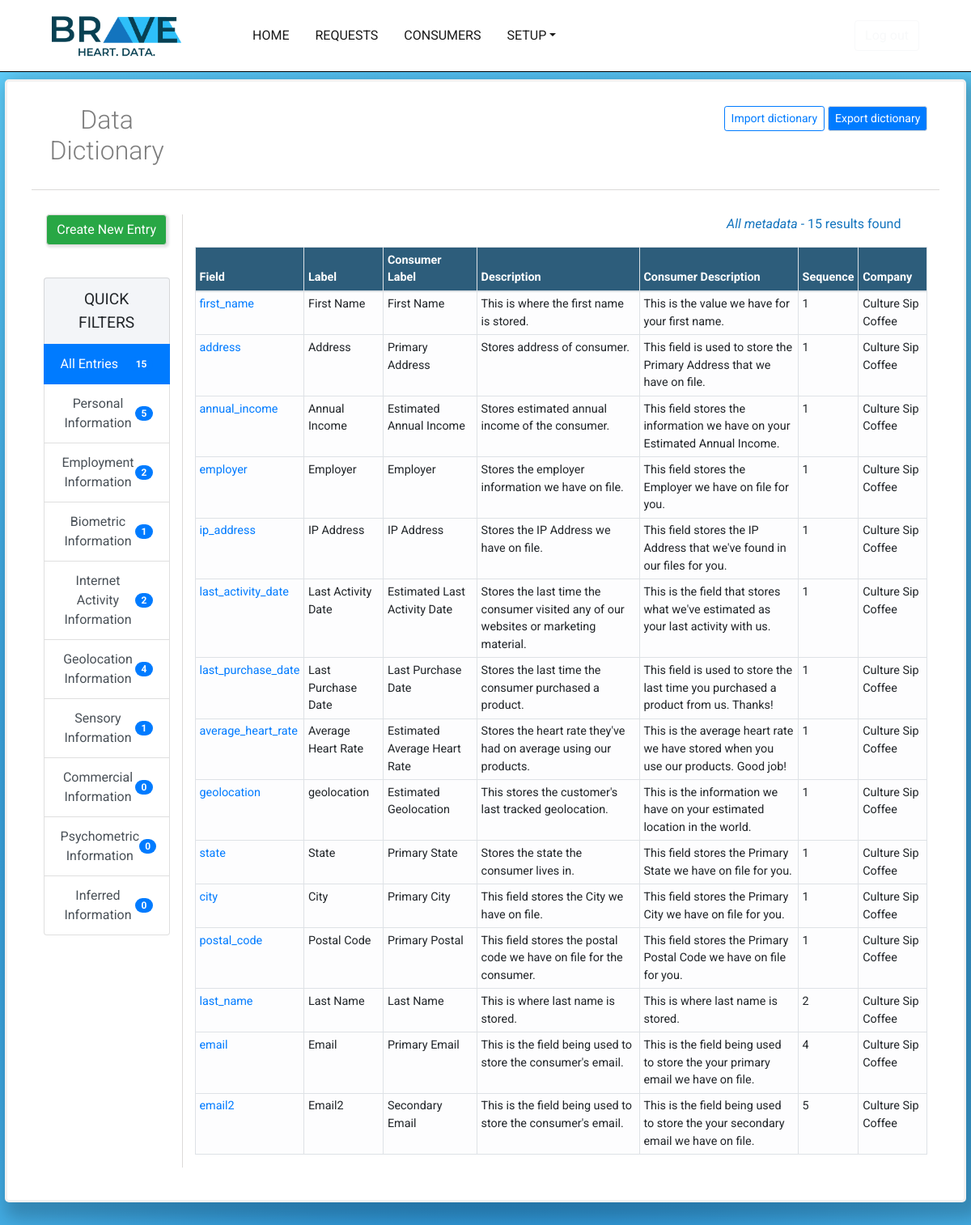
Page /metadata/data/ (signed in) on the earlier database version.
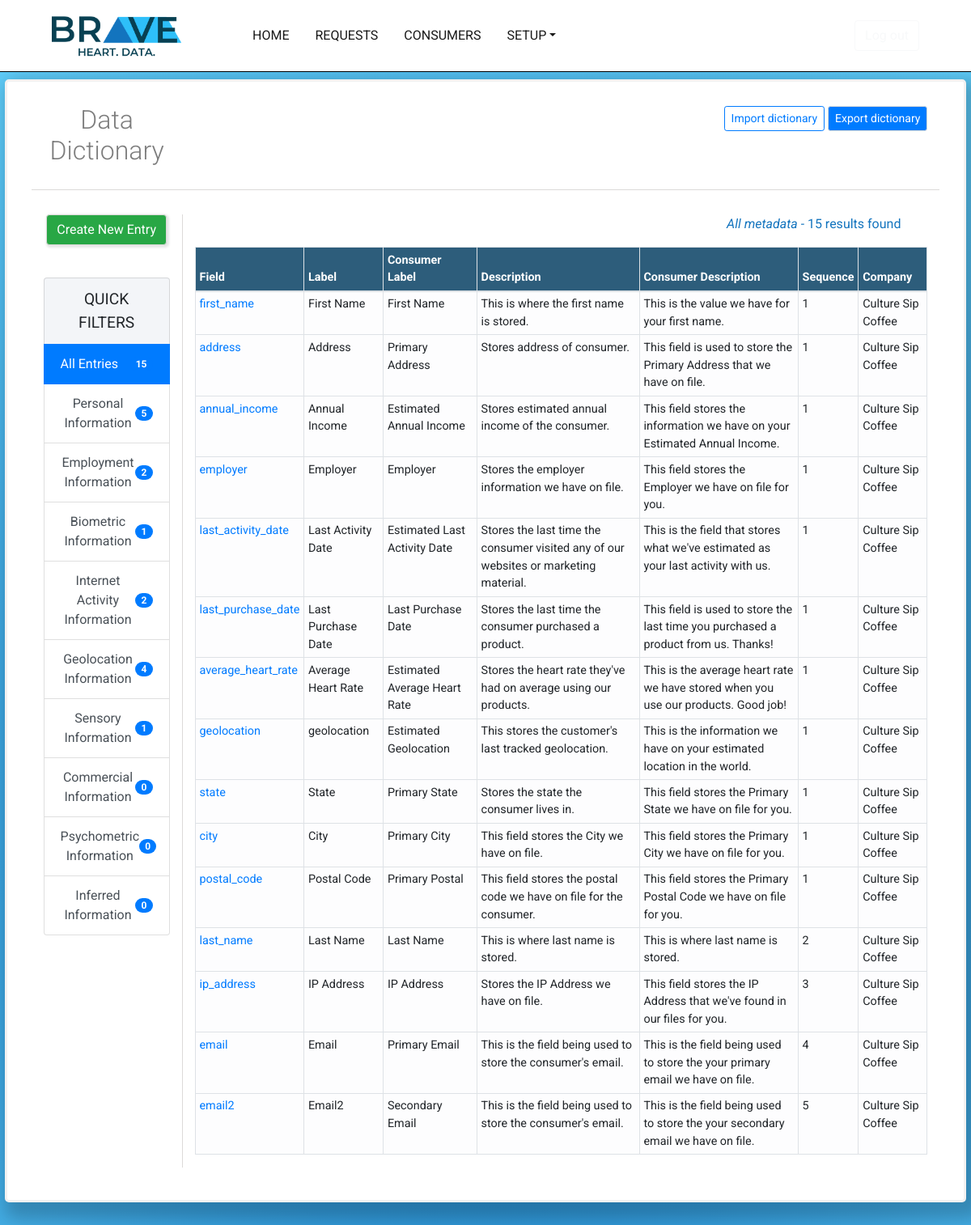
Same page on the later database version.
### response_metadata/models.py (models this page shows, shortened)
class Metadata(models.Model):
	data_category_choices = (
		('personal','Personal Information'),
		('commercial','Commercial Information'),
		('biometric','Biometric Information'),
		('internet','Internet Activity'),
		('geolocation', 'Geolocation Information'),
		('sensory','Sensory Information'),
		('psychometric','Psychometric Information'),
		('employment','Employment Information'),
		('inferred','Inferred Information'),
		)
	metadata_key = models.TextField(max_length=255,blank=True,primary_key=True)
	field	= models.TextField(max_length=255,blank=False) #stores the api name
	label	= models.TextField(max_length=255,blank=False) #stores the readable label of the field
	field_type = models.TextField(max_length=255,blank=True)
	consumer_label	= models.TextField(max_length=255,blank=False) #the label that will be used on consumer facing reports
	description = models.TextField(max_length=255,blank=True) #the label that will be used on consumer facing reports
	consumer_description = models.TextField(max_length=255,blank=True) #the field description that will be used on consumer facing reports
	data_category = models.TextField(max_length=255,choices=data_category_choices,blank=False)
	company		= models.ForeignKey(Company,on_delete=models.CASCADE,null=False,blank=False)
	created_at 	= models.DateTimeField(auto_now_add=True)
	updated_at 	= models.DateTimeField(auto_now=True)
	sequence = models.IntegerField(blank=True,default="1")

### request_form_app/models.py (models this page shows, shortened)
class Company(models.Model):
	company_name = models.CharField(max_length=256,blank=False)
	legal_name = models.CharField(max_length=256,blank=True)
	website = models.URLField(max_length=200)
	primary_contact = models.ForeignKey('Contact',on_delete=models.CASCADE,null=True,blank=True)
	address 	= models.TextField(max_length=255,blank=True,null=True)
	address_line_two = models.TextField(max_length=255,blank=True,null=True)
	city 		= models.TextField(max_length=255,blank=True,null=True)
	state 		= USStateField(null=True,blank=True)
	zip_code 	= USZipCodeField(null=True,blank=True)
	country 	= models.CharField(max_length=256,blank=True)
	logo 		= models.ImageField(upload_to='request_form_app/company_logo',height_field='logo_height',width_field='logo_width',null=True,blank=True)
	logo_height = models.IntegerField(blank=True,null=True)
	logo_width  = models.IntegerField(blank=True,null=True)
	company_code = models.TextField(max_length=6,blank=True,null=True)
	def __str__(self):
		return self.company_name

### response_metadata/views.py (the view)
# urls.py: path('data/',views.MetadataListView.as_view(),name='metadata_list'),
class MetadataListView(LoginRequiredMixin,ListView):
	model = Metadata
	template_name='response_metadata/metadata_list.html'
	login_url = '/console/login/'
	def get_context_data(self,**kwargs):
		context = super(MetadataListView,self).get_context_data(**kwargs)
		context['all_metadata_list'] = Metadata.objects.filter(company__in = self.request.user.company.all()).order_by('sequence')
		context['personal_meta_list']= Metadata.objects.filter(data_category__iexact='personal',company__in = self.request.user.company.all()).order_by('sequence')
		context['commercial_meta_list']= Metadata.objects.filter(data_category__iexact='commercial',company__in = self.request.user.company.all()).order_by('sequence')
		context['biometric_meta_list']= Metadata.objects.filter(data_category__iexact='biometric',company__in = self.request.user.company.all()).order_by('sequence')
		context['internet_meta_list']= Metadata.objects.filter(data_category__iexact='internet',company__in = self.request.user.company.all()).order_by('sequence')
		context['geolocation_meta_list']= Metadata.objects.filter(data_category__iexact='geolocation',company__in = self.request.user.company.all()).order_by('sequence')
		context['sensory_meta_list']= Metadata.objects.filter(data_category__iexact='sensory',company__in = self.request.user.company.all()).order_by('sequence')
		context['psychometric_meta_list']= Metadata.objects.filter(data_category__iexact='psychometric',company__in = self.request.user.company.all()).order_by('sequence')
		context['employment_meta_list']= Metadata.objects.filter(data_category__iexact='employment',company__in = self.request.user.company.all()).order_by('sequence')
		context['inferred_meta_list']= Metadata.objects.filter(data_category__iexact='inferred',company__in = self.request.user.company.all()).order_by('sequence')
		return context

### accounts/models.py (called while the page is built)
	@property
	def is_active(self):
		return self.staff

### response_metadata/templates/response_metadata/metadata_list.html (shortened to what the changed rows need)
{% extends 'user_console/console_base.html' %}
{% load staticfiles %}
{% load el_pagination_tags %}
{% block css_block %}
	<link rel="stylesheet" type="text/css" href="{% static 'user_console/request_list.css' %}">
{% endblock%}
{% block main_block %}
	<div class="container-fullwidth" id="request-container">
		<div class="container-fullwidth" id="request-header-container">
			<div class="row" id="header-row">
				<div class="col-2 text-center">
					<h2 class="pt-2" id="request-header">Data Dictionary</h2>
				</div>
			</div>
			<div class="row" id="request-row">
		<div class="col-10">
				<div class="tab-content" id="nav-tabContent">
					<div class="tab-pane show active" id="filter-1" role='tabpanel' arialabelledby='filter-1-list'>
					<table class="table table-light table-bordered table-hover table-sm" id="request-table">
						<thead class="thead" style="background-color:#2d5d7b;color: white;">
							<th class="table-head" scope="col">Field</th>
							<th class="table-head" scope="col">Label</th>
							<th class="table-head" scope="col">Consumer Label</th>
							<th class="table-head" scope="col">Description</th>
							<th class="table-head" scope="col">Consumer Description</th>
							<th class="table-head" scope="col">Sequence</th>
							<th class="table-head" scope="col">Company</th>
						</thead>
						<tbody>
							{% for metadata in all_metadata_list %}
								<tr>
									<td scope="row"><a href="{% url 'response_metadata:metadata_detail' pk=metadata.pk %}">{{ metadata.field }}</a></td>
									<td>{{metadata.label}}</td>
									<td>{{metadata.consumer_label}}</td>
									<td>{{metadata.description}}</td>
									<td>{{metadata.consumer_description}}</td>
									<td>{{metadata.sequence}}</td>
									<td>{{metadata.company}}</td>
								</tr>
							{% endfor %}
						</tbody>
					</table>
					</div>
	</div>
{% endblock %}

Differences in the rows shown:
changed Metadata "ip_address": sequence "1" → "3"; moves down the list
